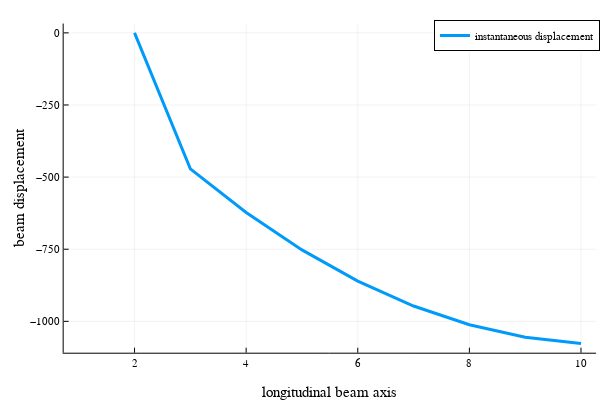

This figure's notebook cell:
### Code cell
plot(traj[:2], label = "instantaneous displacement", linewidth=3)

xlabel!("longitudinal beam axis")
ylabel!("beam displacement")

### Figure 1 — Plotly figure (JSON) as saved in the notebook; plotly's stock layout.template omitted (floating-point values rounded to 4 significant figures)
{"data": [{"colorbar": {"title": ""}, "legendgroup": "instantaneous displacement", "line": {"color": "rgba(0, 154, 250, 1.000)", "dash": "solid", "shape": "linear", "width": 3}, "mode": "lines", "name": "instantaneous displacement", "showlegend": true, "type": "scatter", "x": [2, 3, 4, 5, 6, 7, 8, 9, 10], "xaxis": "x", "y": [0, -471.6, -622.8, -752.4, -860.4, -946.8, -1012.0, -1055.0, -1076.0], "yaxis": "y", "zmax": null, "zmin": null}], "layout": {"annotations": [], "height": 400, "legend": {"bgcolor": "rgba(255, 255, 255, 1.000)", "bordercolor": "rgba(0, 0, 0, 1.000)", "borderwidth": 1, "font": {"color": "rgba(0, 0, 0, 1.000)", "family": "sans-serif", "size": 11}, "title": {"font": {"color": "rgba(0, 0, 0, 1.000)", "family": "sans-serif", "size": 15}, "text": ""}, "tracegroupgap": 0, "traceorder": "normal", "x": 1, "xanchor": "auto", "y": 1, "yanchor": "auto"}, "margin": {"b": 20, "l": 0, "r": 0, "t": 20}, "paper_bgcolor": "rgba(255, 255, 255, 1.000)", "plot_bgcolor": "rgba(255, 255, 255, 1.000)", "showlegend": true, "width": 600, "xaxis": {"anchor": "y", "domain": [0.1061, 0.9934], "gridcolor": "rgba(0, 0, 0, 0.100)", "gridwidth": 0.5, "linecolor": "rgba(0, 0, 0, 1.000)", "mirror": false, "range": [0.73, 10.27], "showgrid": true, "showline": true, "showticklabels": true, "tickangle": 0, "tickcolor": "rgb(0, 0, 0)", "tickfont": {"color": "rgba(0, 0, 0, 1.000)", "family": "sans-serif", "size": 11}, "tickmode": "array", "ticks": "inside", "ticktext": ["2", "4", "6", "8", "10"], "tickvals": [2, 4, 6, 8, 10], "title": "longitudinal beam axis", "titlefont": {"color": "rgba(0, 0, 0, 1.000)", "family": "sans-serif", "size": 15}, "type": "-", "visible": true, "zeroline": false, "zerolinecolor": "rgba(0, 0, 0, 1.000)"}, "yaxis": {"anchor": "x", "domain": [0.07581, 0.9902], "gridcolor": "rgba(0, 0, 0, 0.100)", "gridwidth": 0.5, "linecolor": "rgba(0, 0, 0, 1.000)", "mirror": false, "range": [-1109.0, 32.29], "showgrid": true, "showline": true, "showticklabels": true, "tickangle": 0, "tickcolor": "rgb(0, 0, 0)", "tickfont": {"color": "rgba(0, 0, 0, 1.000)", "family": "sans-serif", "size": 11}, "tickmode": "array", "ticks": "inside", "ticktext": ["−1000", "−750", "−500", "−250", "0"], "tickvals": [-1000, -750, -500, -250, 0], "title": "beam displacement", "titlefont": {"color": "rgba(0, 0, 0, 1.000)", "family": "sans-serif", "size": 15}, "type": "-", "visible": true, "zeroline": false, "zerolinecolor": "rgba(0, 0, 0, 1.000)"}}}
